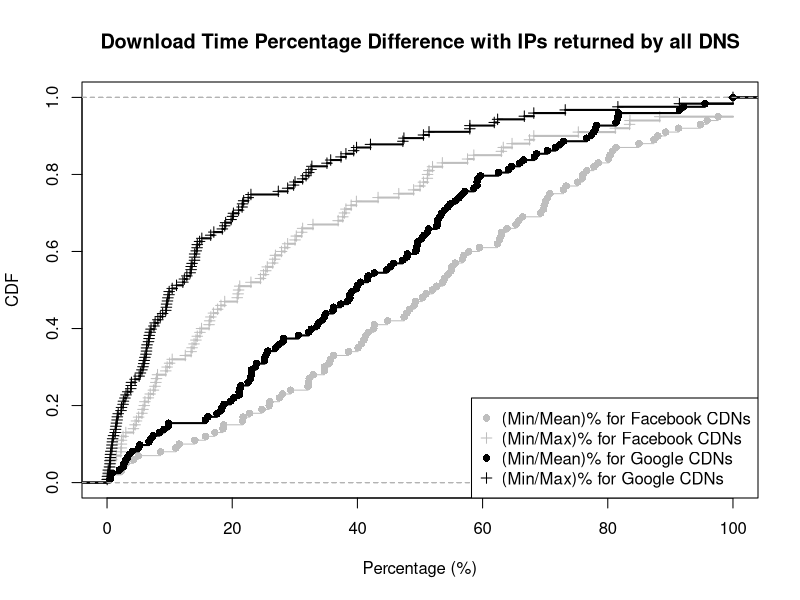

The R script that drew this image:
mean_min_f <- c(76.056338, 55.630276, 2.277088, 10.992366, 40.610284, 49.074976, 97.635605, 76.636255, 63.897570, 54.961832, 18.613082, 4.988453, 75.929291, 87.372014, 50.968430, 27.525968, 69.279833, 81.325301, 14.026885, 73.333333, 100.000000, 63.073852, 77.786318, 62.354964, 34.710744, 89.235487, 44.826824, 49.281314, 51.968504, 41.721854, 88.000000, 42.612098, 56.756757, 70.402513, 65.789661, 100.000000, 75.195508, 35.481767, 32.117049, 80.357143, 65.331665, 62.936404, 38.590542, 50.380737, 91.306686, 78.458011, 53.914692, 84.980989, 40.112800, 80.726539, 66.414075, 4.237727, 70.056912, 35.732724, 42.704626, 52.691614, 25.903128, 100.000000, 100.000000, 36.186584, 15.748031, 18.530806, 0.471906, 48.312281, 34.704986, 94.812779, 24.743446, 69.845560, 95.883777, 3.090077, 72.915320, 32.205368, 54.477612, 62.678063, 57.010871, 57.798165, 28.017144, 100.000000, 21.660768, 0.594476, 17.227118, 8.569624, 70.744289, 22.780083, 32.935656, 55.108153, 41.041084, 53.639472, 41.273101, 47.454775, 80.122324, 26.010526, 59.504132, 47.904192, 21.736292, 2.430044, 69.767442, 11.536081, 32.300852, 29.329333)

max_min_f <- c(50.000000, 13.584906, 0.609756, 7.407407, 5.574516, 24.513619, 88.301887, 51.437700, 37.660944, 26.470588, 2.311436, 0.553506, 57.593985, 75.294118, 43.300433, 16.588419, 58.600586, 68.181818, 2.283105, 12.500000, 100.000000, 31.102362, 50.549451, 17.000170, 5.046344, 81.200812, 39.000390, 10.000000, 37.931034, 13.432836, 64.705882, 9.379968, 39.837398, 52.000520, 30.235294, 100.000000, 67.500675, 25.600256, 9.600096, 53.571429, 28.855721, 28.400284, 18.800188, 4.479578, 83.480826, 26.782609, 38.164251, 51.202749, 26.900269, 27.881041, 63.000630, 3.000030, 25.358852, 13.900139, 31.250000, 32.900329, 14.200142, 100.000000, 100.000000, 20.800208, 8.064516, 15.100151, 0.100001, 16.300163, 7.900079, 63.302752, 2.300023, 25.000000, 83.544304, 0.200002, 30.031949, 5.742821, 2.564103, 46.610169, 4.700047, 14.847162, 6.052632, 100.000000, 6.600066, 0.400004, 2.200022, 1.500015, 21.015762, 7.663317, 16.400164, 5.940594, 17.666667, 10.409556, 20.937500, 14.417178, 51.171875, 6.900069, 36.923077, 22.988506, 4.223744, 0.520833, 48.979592, 7.800078, 21.200212, 18.200182)

mean_min_g <- c(53.440395, 45.754095, 36.111111, 2.694136, 3.258656, 34.954729, 47.197989, 81.533101, 68.614046, 76.636255, 58.619269, 59.270293, 22.538976, 18.678761, 4.038804, 55.657048, 45.303053, 39.151860, 23.057306, 18.364067, 21.231698, 81.325301, 3.556662, 40.000000, 64.138144, 2.600780, 77.786318, 38.474785, 23.047035, 40.510229, 22.998325, 20.224853, 23.741007, 41.721854, 34.767340, 44.676332, 72.390110, 22.897527, 64.667336, 5.022537, 52.893092, 33.540373, 25.183330, 38.795004, 28.098932, 56.713741, 95.530474, 100.000000, 51.357733, 52.802869, 27.429238, 28.183283, 57.168509, 70.364259, 53.914692, 65.943098, 34.467540, 36.172249, 59.110124, 8.376563, 59.113300, 1.950827, 62.536873, 71.654676, 19.755446, 42.704626, 49.639372, 6.699964, 53.201022, 56.241222, 38.795630, 9.785933, 7.373317, 0.457883, 30.560112, 21.110899, 54.442270, 15.700620, 50.302398, 50.655580, 66.552316, 2.912206, 72.915320, 32.205368, 54.838710, 39.841325, 32.621817, 49.404642, 21.360284, 17.570536, 100.000000, 5.234793, 0.552692, 9.100539, 78.048780, 33.789330, 9.832776, 51.184196, 25.690141, 26.904148, 52.691218, 81.708945, 37.364666, 59.675210, 77.385159, 25.213060, 49.697885, 18.184644, 91.457286, 68.282512, 47.964379, 78.183613, 25.429975, 41.635688, 92.126910, 47.904192, 81.655960, 16.130204, 0.818202, 49.340574, 7.001167, 21.105027, 23.869831)

max_min_g <- c(21.649485, 13.584906, 12.360179, 0.609756, 0.900901, 5.574516, 13.443396, 62.400000, 21.826809, 51.437700, 35.135135, 9.518773, 8.880309, 2.311436, 0.553506, 42.087912, 18.417266, 18.949672, 6.313282, 3.306276, 5.860006, 68.181818, 0.386548, 2.857143, 39.408867, 0.787402, 50.549451, 2.232729, 3.780864, 8.120008, 3.900004, 2.617801, 9.649123, 13.432836, 19.819820, 9.379968, 47.264574, 7.500000, 17.060367, 1.294118, 21.577089, 14.386189, 7.680768, 12.113796, 5.330372, 31.797235, 91.443388, 100.000000, 28.855721, 13.998943, 13.276836, 4.479578, 14.249748, 18.803419, 38.164251, 35.731415, 11.101940, 9.929078, 13.966480, 6.300006, 22.556391, 0.533144, 15.142857, 47.428571, 3.037587, 31.250000, 20.038536, 1.420001, 29.806688, 39.861377, 14.783227, 3.861004, 1.788040, 0.020296, 5.127399, 1.610601, 32.721713, 1.645207, 13.987474, 9.895052, 37.379576, 0.196657, 30.031949, 5.742821, 2.564103, 27.363184, 0.470000, 6.621227, 6.052632, 0.850001, 100.000000, 1.502048, 0.064967, 0.762829, 57.971014, 12.751678, 1.043841, 21.015762, 7.033998, 6.710311, 5.940594, 57.954545, 16.562500, 10.409556, 61.864407, 9.476662, 14.417178, 6.891068, 81.614350, 32.587065, 20.190020, 66.666667, 6.221821, 9.722222, 73.202614, 22.988506, 32.231405, 0.473146, 0.178571, 6.751055, 1.355108, 8.503811, 6.390449)

mean_min_val_f = ecdf(mean_min_f)
max_min_val_f = ecdf(max_min_f)
mean_min_val_g = ecdf(mean_min_g)
max_min_val_g = ecdf(max_min_g)

plot(mean_min_val_f, lty=1, col="grey", pch = 16, xlab="Percentage (%)", ylab="CDF", main="Download Time Percentage Difference with IPs returned by all DNS", xlim=c(0, 100))
lines(max_min_val_f, pch = 3, col="grey", lwd = 2)
lines(mean_min_val_g, pch = 16, col="black", lwd = 2)
lines(max_min_val_g, pch = 3, col="black", lwd = 2)

legend("bottomright",  pch = c(16, 3, 16, 3), legend = c("(Min/Mean)% for Facebook CDNs", "(Min/Max)% for Facebook CDNs", "(Min/Mean)% for Google CDNs", "(Min/Max)% for Google CDNs"), col=c("grey", "grey", "black", "black"))
